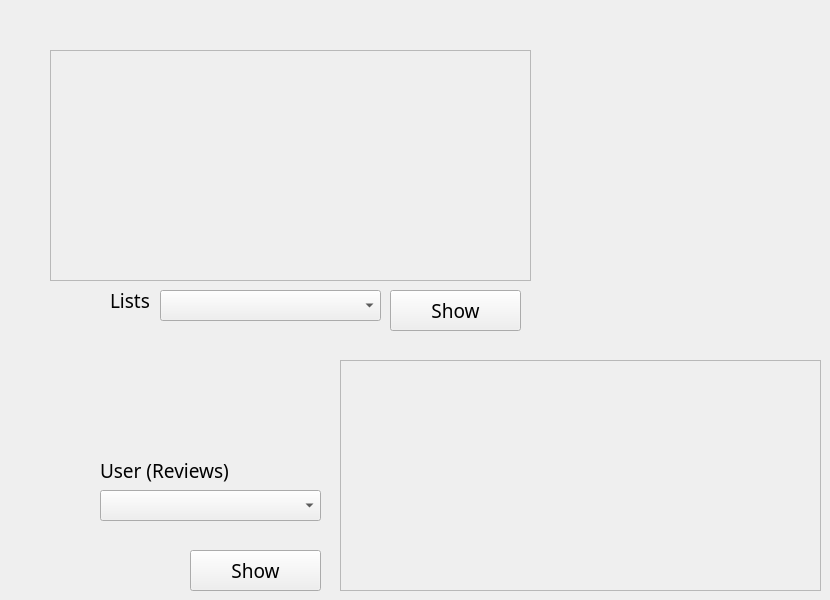
   <widget class="QWidget" name="ListsPage">
    <widget class="QPushButton" name="Lists_ReviewShowButton">
     <property name="geometry">
      <rect>
       <x>190</x>
       <y>550</y>
       <width>131</width>
       <height>41</height>
      </rect>
     </property>
     <property name="font">
      <font>
       <family>Coolvetica Rg</family>
       <pointsize>14</pointsize>
      </font>
     </property>
     <property name="text">
      <string>Show</string>
     </property>
     <property name="flat">
      <bool>false</bool>
     </property>
    </widget>
    <widget class="QLabel" name="Lists_UserReviewDisplay">
     <property name="geometry">
      <rect>
       <x>340</x>
       <y>360</y>
       <width>481</width>
       <height>231</height>
      </rect>
     </property>
     <property name="font">
      <font>
       <family>Source Sans Pro</family>
       <pointsize>14</pointsize>
      </font>
     </property>
     <property name="frameShape">
      <enum>QFrame::StyledPanel</enum>
     </property>
     <property name="text">
      <string/>
     </property>
     <property name="alignment">
      <set>Qt::AlignLeading|Qt::AlignLeft|Qt::AlignTop</set>
     </property>
    </widget>
    <widget class="QPushButton" name="Lists_ShowListsButton">
     <property name="geometry">
      <rect>
       <x>390</x>
       <y>290</y>
       <width>131</width>
       <height>41</height>
      </rect>
     </property>
     <property name="font">
      <font>
       <family>Coolvetica Rg</family>
       <pointsize>14</pointsize>
      </font>
     </property>
     <property name="text">
      <string>Show</string>
     </property>
     <property name="flat">
      <bool>false</bool>
     </property>
    </widget>
    <widget class="QLabel" name="Lists_ListsLabel">
     <property name="geometry">
      <rect>
       <x>110</x>
       <y>280</y>
       <width>41</width>
       <height>41</height>
      </rect>
     </property>
     <property name="font">
      <font>
       <family>Source Sans Pro</family>
       <pointsize>14</pointsize>
       <weight>50</weight>
       <bold>false</bold>
      </font>
     </property>
     <property name="text">
      <string>Lists</string>
     </property>
    </widget>
    <widget class="QComboBox" name="Lists_UserInput">
     <property name="geometry">
      <rect>
       <x>100</x>
       <y>490</y>
       <width>221</width>
       <height>31</height>
      </rect>
     </property>
     <property name="font">
      <font>
       <family>Source Sans Pro</family>
       <pointsize>12</pointsize>
      </font>
     </property>
    </widget>
    <widget class="QComboBox" name="Lists_ListsInput">
     <property name="geometry">
      <rect>
       <x>160</x>
       <y>290</y>
       <width>221</width>
       <height>31</height>
      </rect>
     </property>
     <property name="font">
      <font>
       <family>Source Sans Pro</family>
       <pointsize>12</pointsize>
      </font>
     </property>
    </widget>
    <widget class="QLabel" name="Lists_ListsDisplay">
     <property name="geometry">
      <rect>
       <x>50</x>
       <y>50</y>
       <width>481</width>
       <height>231</height>
      </rect>
     </property>
     <property name="font">
      <font>
       <family>Source Sans Pro</family>
       <pointsize>14</pointsize>
      </font>
     </property>
     <property name="frameShape">
      <enum>QFrame::StyledPanel</enum>
     </property>
     <property name="text">
      <string/>
     </property>
     <property name="alignment">
      <set>Qt::AlignLeading|Qt::AlignLeft|Qt::AlignTop</set>
     </property>
    </widget>
    <widget class="QLabel" name="Lists_UserLabel">
     <property name="geometry">
      <rect>
       <x>100</x>
       <y>450</y>
       <width>131</width>
       <height>41</height>
      </rect>
     </property>
     <property name="font">
      <font>
       <family>Source Sans Pro</family>
       <pointsize>14</pointsize>
       <weight>50</weight>
       <bold>false</bold>
      </font>
     </property>
     <property name="text">
      <string>User (Reviews)</string>
     </property>
    </widget>
   </widget>
